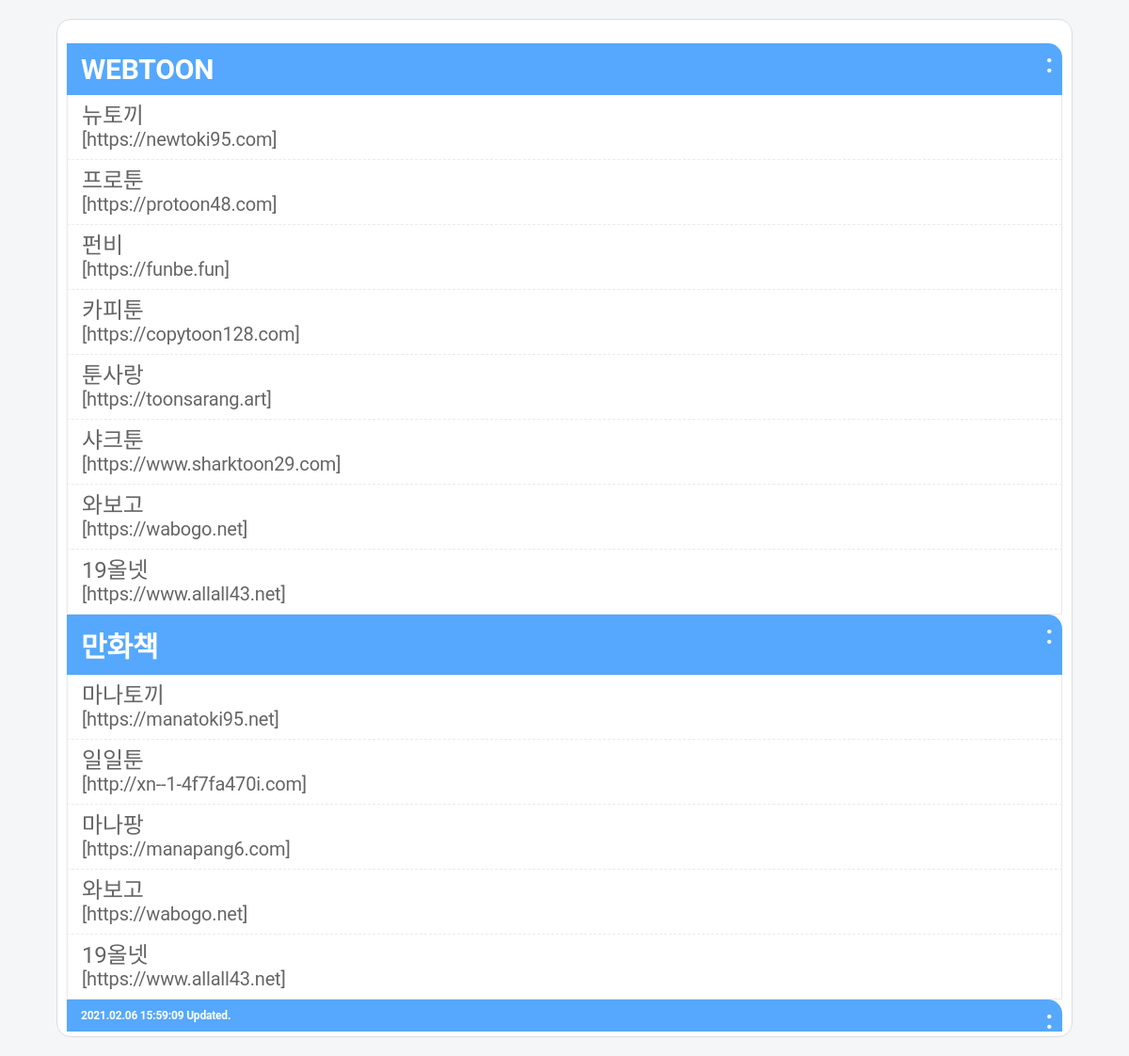
Before: /url.php with the older database file.
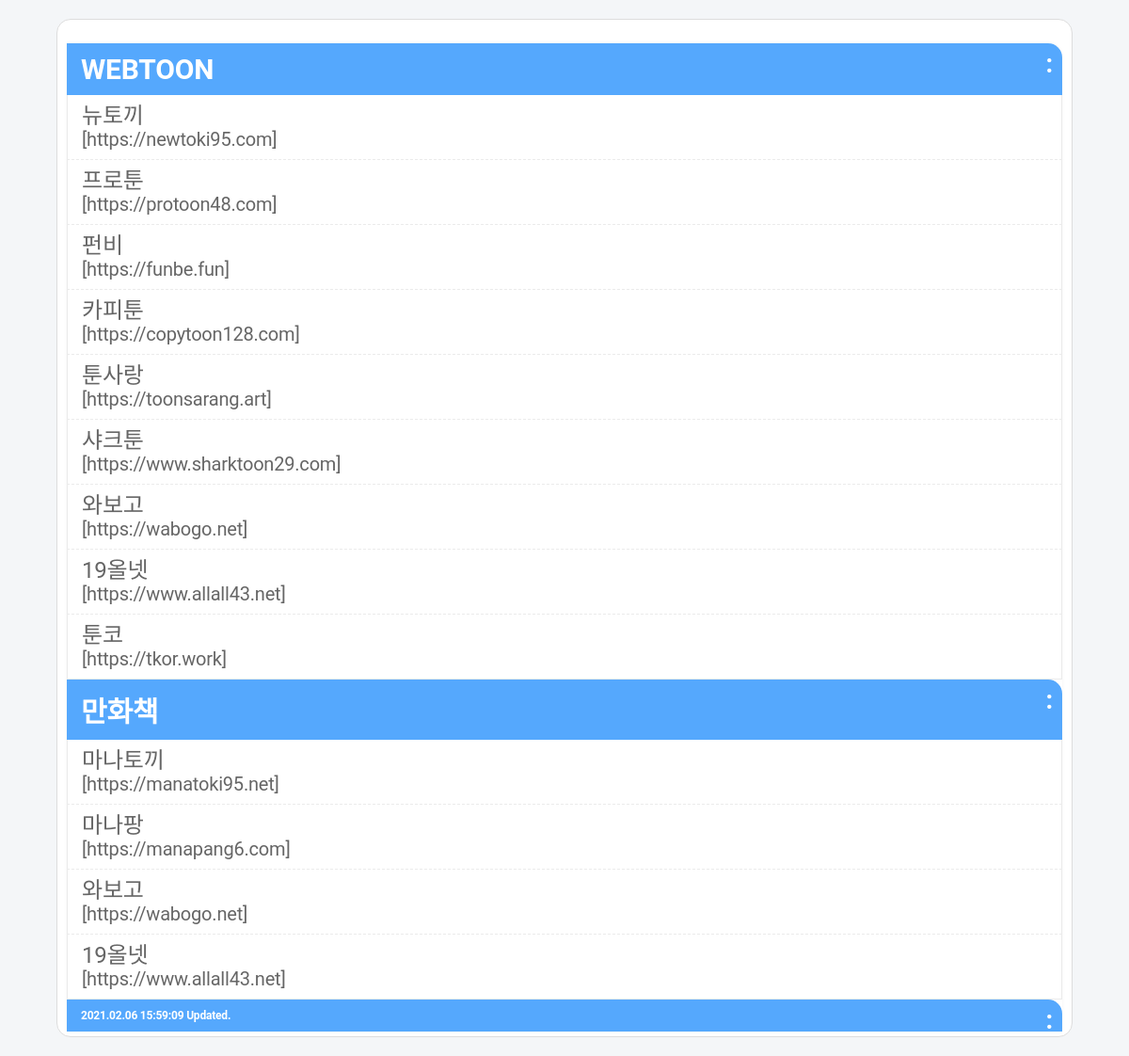
After: the same page with the newer database file.
### tables this page shows
CREATE TABLE SITE_INFO 
-- 사이트 정보
(
	SITE_ID TEXT,	-- 사이트 ID
	SITE_NAME TEXT, -- 사이트명
	SITE_ALIAS TEXT, -- 사이트 별칭
	SITE_URL TEXT, -- 사이트 URL
	SITE_TYPE TEXT, -- 사이트 유형(WEBTOON/MANGA)
	SERVER_PATH TEXT, -- 서버 경로명
	USE_LEVEL TEXT, -- 사용가능 회원레벨
	SEARCH_URL TEXT, -- 검색 URL
	SEARCH_PARAM TEXT, -- 검색 파라메터
	RECENT_URL TEXT, -- 최신목록 URL
	RECENT_PARAM TEXT, -- 최신목록 파라메터
	ENDED_URL TEXT, -- 완결목록 URL
	ENDED_PARAM TEXT, -- 완결목록 파라메터
	LIST_URL TEXT, -- 작품리스트 URL
	LIST_PARAM TEXT, -- 작품리스트 파라메터
	VIEW_URL TEXT, -- 작품상세 URL
	VIEW_PARAM TEXT, -- 작품상세 파라메터
	NOTE TEXT, -- 기타정보
	MAIN_VIEW, -- 메인페이지 노출여부
	ORDER_NUM, -- 메인페이지 노출 순서
	UPDATE_YN, -- 주소 업데이트 성공여부
	REGDTIME TEXT, -- 등록일시
	UPTDTIME TEXT, -- 수정일시
	USE_YN TEXT  -- 사용여부(Y/N)
);

### url.php (the view, shortened to what this page needs)
<?php
	$webtoonDB = new SQLite3('./lib/webtoon.db');
?>
<!DOCTYPE html>
<html lang="ko">
<head>
<link rel="stylesheet" href="./lib/css/ui2.css" type="text/css">
</head>
<body>
<div id="container">
	<div class="item">
		<dl>
			<dt>WEBTOON</dt>
			<dd>
<?php
		$uptdtime = "";
		$sql = "SELECT SITE_ID, SITE_NAME, SITE_URL, SITE_TYPE, UPTDTIME FROM SITE_INFO WHERE SITE_TYPE='webtoon' AND USE_LEVEL < 99999 AND USE_YN='Y';";
		$conf_result = $webtoonDB->query($sql);
		while($conf = $conf_result->fetchArray(SQLITE3_ASSOC)){
			echo "<a href='".$conf["SITE_URL"]."' target='_top'>".$conf["SITE_NAME"]."<span style='font-size:20px;'><br>[".$conf["SITE_URL"]."]</span></a>";
			if ( strlen($uptdtime) == 0 ) $uptdtime = $conf["UPTDTIME"];
		}
?>
			</dd>
			<dt>만화책</dt>
			<dd>
<?php
		$sql = "SELECT SITE_ID, SITE_NAME, SITE_URL, SITE_TYPE, UPTDTIME FROM SITE_INFO WHERE SITE_TYPE='manga' AND USE_LEVEL < 99999 AND USE_YN='Y';";
		$conf_result = $webtoonDB->query($sql);
		while($conf = $conf_result->fetchArray(SQLITE3_ASSOC)){
			echo "<a href='".$conf["SITE_URL"]."' target='_top'>".$conf["SITE_NAME"]."<span style='font-size:20px;'><br>[".$conf["SITE_URL"]."]</span></a>";
		}
?>
			</dd>
			<dt style="font-size:12px;"><?php echo $uptdtime; ?> Updated.</dt>
		</dl>
	</div>
</div>
</body>
</html>

Changed rows visible on the page:
removed site_info: SITE_NAME "일일툰", SITE_URL "http://xn--1-4f7fa470i.com"
added site_info: SITE_NAME "툰코", SITE_URL "https://tkor.work"
